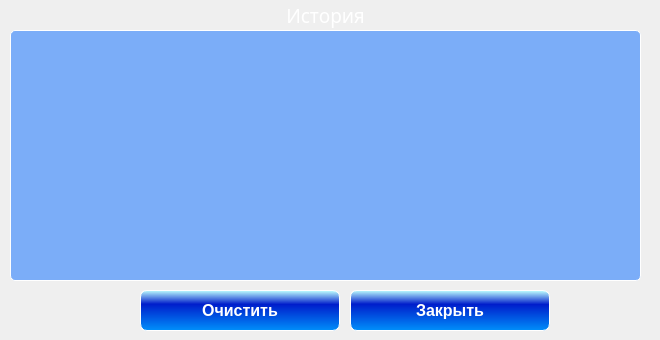
    <widget class="QWidget" name="page_4">
     <widget class="QPushButton" name="pbClearHistory">
      <property name="geometry">
       <rect>
        <x>140</x>
        <y>290</y>
        <width>200</width>
        <height>41</height>
       </rect>
      </property>
      <property name="font">
       <font>
        <family>Arial</family>
        <pointsize>12</pointsize>
        <weight>75</weight>
        <bold>true</bold>
       </font>
      </property>
      <property name="styleSheet">
       <string notr="true">QPushButton {
	background-color:qlineargradient(spread:reflect, x1:0.515, y1:1, x2:0.528, y2:0, stop:0 rgba(0, 143, 250, 255), stop:0.655502 rgba(0, 29, 203, 255), stop:1 rgba(190, 255, 255, 255));
	color:rgb(255, 255, 255);
	border-width: 1px;
     border-style: solid;
     border-radius: 7px;
	min-width: 80px;
}

QPushButton:hover {
    background-color:qlineargradient(spread:reflect, x1:0.515, y1:1, x2:0.528, y2:0, stop:0 rgba(0, 143, 250, 255), stop:0.655502 rgba(82, 100, 203, 255), stop:1 rgba(190, 255, 255, 255));
}

QPushButton:pressed {
    background-color:qlineargradient(spread:reflect, x1:0.515, y1:1, x2:0.528, y2:0, stop:0 rgba(0, 143, 250, 255), stop:0.596154 rgba(85, 250, 255, 255), stop:1 rgba(190, 255, 255, 255));
}</string>
      </property>
      <property name="text">
       <string>Очистить</string>
      </property>
      <property name="icon">
       <iconset>
        <normaloff>images/recycle.png</normaloff>images/recycle.png</iconset>
      </property>
      <property name="iconSize">
       <size>
        <width>24</width>
        <height>24</height>
       </size>
      </property>
     </widget>
     <widget class="QPushButton" name="pbCloseHistory">
      <property name="geometry">
       <rect>
        <x>350</x>
        <y>290</y>
        <width>200</width>
        <height>41</height>
       </rect>
      </property>
      <property name="font">
       <font>
        <family>Arial</family>
        <pointsize>12</pointsize>
        <weight>75</weight>
        <bold>true</bold>
       </font>
      </property>
      <property name="styleSheet">
       <string notr="true">QPushButton {
	background-color:qlineargradient(spread:reflect, x1:0.515, y1:1, x2:0.528, y2:0, stop:0 rgba(0, 143, 250, 255), stop:0.655502 rgba(0, 29, 203, 255), stop:1 rgba(190, 255, 255, 255));
	color:rgb(255, 255, 255);
	border-width: 1px;
     border-style: solid;
     border-radius: 7px;
	min-width: 80px;
}

QPushButton:hover {
    background-color:qlineargradient(spread:reflect, x1:0.515, y1:1, x2:0.528, y2:0, stop:0 rgba(0, 143, 250, 255), stop:0.655502 rgba(82, 100, 203, 255), stop:1 rgba(190, 255, 255, 255));
}

QPushButton:pressed {
    background-color:qlineargradient(spread:reflect, x1:0.515, y1:1, x2:0.528, y2:0, stop:0 rgba(0, 143, 250, 255), stop:0.596154 rgba(85, 250, 255, 255), stop:1 rgba(190, 255, 255, 255));
}</string>
      </property>
      <property name="text">
       <string>Закрыть</string>
      </property>
      <property name="icon">
       <iconset>
        <normaloff>images/exit.png</normaloff>images/exit.png</iconset>
      </property>
      <property name="iconSize">
       <size>
        <width>24</width>
        <height>24</height>
       </size>
      </property>
     </widget>
     <widget class="QLabel" name="label_19">
      <property name="geometry">
       <rect>
        <x>0</x>
        <y>0</y>
        <width>651</width>
        <height>31</height>
       </rect>
      </property>
      <property name="font">
       <font>
        <family>Arial Black</family>
        <pointsize>14</pointsize>
       </font>
      </property>
      <property name="text">
       <string>&lt;html&gt;&lt;head/&gt;&lt;body&gt;&lt;p&gt;&lt;span style=&quot; color:#ffffff;&quot;&gt;История&lt;/span&gt;&lt;/p&gt;&lt;/body&gt;&lt;/html&gt;</string>
      </property>
      <property name="alignment">
       <set>Qt::AlignCenter</set>
      </property>
     </widget>
     <widget class="QListWidget" name="lwHistory">
      <property name="geometry">
       <rect>
        <x>10</x>
        <y>30</y>
        <width>631</width>
        <height>251</height>
       </rect>
      </property>
      <property name="font">
       <font>
        <family>Times New Roman</family>
        <pointsize>18</pointsize>
        <weight>75</weight>
        <bold>true</bold>
       </font>
      </property>
      <property name="styleSheet">
       <string notr="true">QWidget {
	background-color: rgba(23, 115, 255, 137);
	color:rgb(255, 255, 255);
	border-width: 1px;
	border-color: rgb(255, 255, 255);
     border-style: solid;
     border-radius: 5px;
}</string>
      </property>
      <property name="iconSize">
       <size>
        <width>32</width>
        <height>32</height>
       </size>
      </property>
     </widget>
    </widget>
